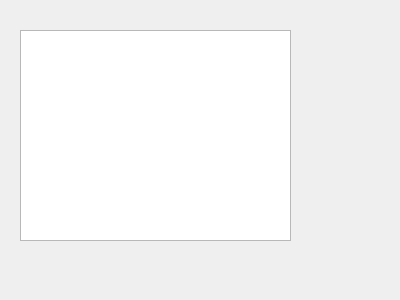
<?xml version="1.0" encoding="UTF-8"?>
<ui version="4.0">
 <class>Form</class>
 <widget class="QWidget" name="Form">
  <property name="geometry">
   <rect>
    <x>0</x>
    <y>0</y>
    <width>400</width>
    <height>300</height>
   </rect>
  </property>
  <property name="windowTitle">
   <string>Form</string>
  </property>
  <widget class="QTextEdit" name="textEdit">
   <property name="geometry">
    <rect>
     <x>20</x>
     <y>30</y>
     <width>271</width>
     <height>211</height>
    </rect>
   </property>
  </widget>
 </widget>
 <resources/>
 <connections/>
</ui>
